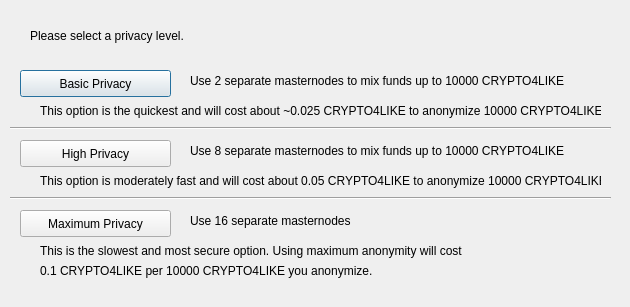
<?xml version="1.0" encoding="UTF-8"?>
<ui version="4.0">
 <class>ObfuscationConfig</class>
 <widget class="QDialog" name="ObfuscationConfig">
  <property name="geometry">
   <rect>
    <x>0</x>
    <y>0</y>
    <width>630</width>
    <height>307</height>
   </rect>
  </property>
  <property name="windowTitle">
   <string>Configure Obfuscation</string>
  </property>
  <widget class="QPushButton" name="buttonBasic">
   <property name="geometry">
    <rect>
     <x>20</x>
     <y>70</y>
     <width>151</width>
     <height>27</height>
    </rect>
   </property>
   <property name="text">
    <string>Basic Privacy</string>
   </property>
  </widget>
  <widget class="QPushButton" name="buttonHigh">
   <property name="geometry">
    <rect>
     <x>20</x>
     <y>140</y>
     <width>151</width>
     <height>27</height>
    </rect>
   </property>
   <property name="text">
    <string>High Privacy</string>
   </property>
  </widget>
  <widget class="QPushButton" name="buttonMax">
   <property name="geometry">
    <rect>
     <x>20</x>
     <y>210</y>
     <width>151</width>
     <height>27</height>
    </rect>
   </property>
   <property name="text">
    <string>Maximum Privacy</string>
   </property>
  </widget>
  <widget class="QLabel" name="label">
   <property name="geometry">
    <rect>
     <x>30</x>
     <y>20</y>
     <width>571</width>
     <height>31</height>
    </rect>
   </property>
   <property name="text">
    <string>Please select a privacy level.</string>
   </property>
  </widget>
  <widget class="QLabel" name="label_2">
   <property name="geometry">
    <rect>
     <x>190</x>
     <y>70</y>
     <width>421</width>
     <height>21</height>
    </rect>
   </property>
   <property name="text">
    <string>Use 2 separate masternodes to mix funds up to 10000 CRYPTO4LIKE</string>
   </property>
  </widget>
  <widget class="QLabel" name="label_3">
   <property name="geometry">
    <rect>
     <x>190</x>
     <y>140</y>
     <width>411</width>
     <height>21</height>
    </rect>
   </property>
   <property name="text">
    <string>Use 8 separate masternodes to mix funds up to 10000 CRYPTO4LIKE</string>
   </property>
  </widget>
  <widget class="QLabel" name="label_4">
   <property name="geometry">
    <rect>
     <x>190</x>
     <y>210</y>
     <width>421</width>
     <height>21</height>
    </rect>
   </property>
   <property name="text">
    <string>Use 16 separate masternodes</string>
   </property>
  </widget>
  <widget class="QLabel" name="label_6">
   <property name="geometry">
    <rect>
     <x>40</x>
     <y>100</y>
     <width>561</width>
     <height>21</height>
    </rect>
   </property>
   <property name="text">
    <string>This option is the quickest and will cost about ~0.025 CRYPTO4LIKE to anonymize 10000 CRYPTO4LIKE</string>
   </property>
  </widget>
  <widget class="QLabel" name="label_7">
   <property name="geometry">
    <rect>
     <x>40</x>
     <y>170</y>
     <width>561</width>
     <height>21</height>
    </rect>
   </property>
   <property name="text">
    <string>This option is moderately fast and will cost about 0.05 CRYPTO4LIKE to anonymize 10000 CRYPTO4LIKE</string>
   </property>
  </widget>
  <widget class="QLabel" name="label_8">
   <property name="geometry">
    <rect>
     <x>40</x>
     <y>240</y>
     <width>561</width>
     <height>21</height>
    </rect>
   </property>
   <property name="text">
    <string>This is the slowest and most secure option. Using maximum anonymity will cost</string>
   </property>
  </widget>
  <widget class="QLabel" name="label_9">
   <property name="geometry">
    <rect>
     <x>40</x>
     <y>260</y>
     <width>561</width>
     <height>21</height>
    </rect>
   </property>
   <property name="text">
    <string>0.1 CRYPTO4LIKE per 10000 CRYPTO4LIKE you anonymize.</string>
   </property>
  </widget>
  <widget class="Line" name="line">
   <property name="geometry">
    <rect>
     <x>10</x>
     <y>120</y>
     <width>601</width>
     <height>16</height>
    </rect>
   </property>
   <property name="orientation">
    <enum>Qt::Horizontal</enum>
   </property>
  </widget>
  <widget class="Line" name="line_2">
   <property name="geometry">
    <rect>
     <x>10</x>
     <y>190</y>
     <width>601</width>
     <height>16</height>
    </rect>
   </property>
   <property name="orientation">
    <enum>Qt::Horizontal</enum>
   </property>
  </widget>
 </widget>
 <resources/>
 <connections/>
</ui>
